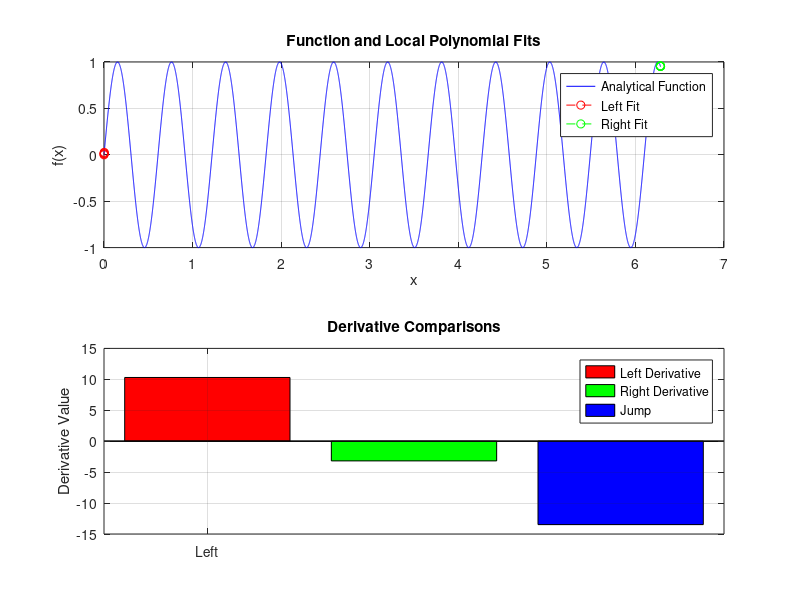

MATLAB code for this plot:
function compute_derivative_jump_with_plots()
    %{
    Compute the derivative jump at the domain endpoints using polynomial
    approximation, compare with analytical values, and plot the fitted
    polynomials alongside the analytical function.
    %}
    clc; clear all;
    % Define the function and its derivative
    f = @(x) sin(10.3 * x);             % Highly oscillatory function
    df = @(x) 10.3 * cos(10.3 * x);       % Analytical derivative of f(x)
    
    % Polynomial degree for approximation
    degree = 3;

    N = 10000;
    Nb = degree + 2;
    % Generate data
    x = linspace(0, 2*pi, N);       % Domain
    y = f(x);                         % Function values
        
    % Compute the derivative jump
    jump = compute_derivative_jump(x, y, degree);
    
    % Analytical derivative values at the boundaries
    analytical_left = df(x(1));       % Derivative at the left boundary
    analytical_right = df(x(end));   % Derivative at the right boundary
    analytical_jump = analytical_right - analytical_left;
    
    % Display results
    disp('Computed Results:');
    fprintf('Left Derivative: %.6f\n', jump.left_derivative);
    fprintf('Right Derivative: %.6f\n', jump.right_derivative);
    fprintf('Jump: %.6f\n', jump.value);
    
    disp('Analytical Results:');
    fprintf('Left Derivative: %.6f\n', analytical_left);
    fprintf('Right Derivative: %.6f\n', analytical_right);
    fprintf('Jump: %.6f\n', analytical_jump);

    fprintf('Error in jump: %.6f\n',jump.value-analytical_jump);
    
    % Plot the function and local polynomial fits
    figure(1); clf;
    
    % Plot analytical function
    subplot(2, 1, 1);
    plot(x, y, 'b-', 'DisplayName', 'Analytical Function');
    hold on;
    
    % Fit and plot local polynomial at left endpoint
    num_points = Nb; %degree + 2;
    x_left = x(1:num_points);
    y_left = y(1:num_points);
    p_left = polyfit(x_left, y_left, degree);
    x_fit_left = linspace(x(1), x(num_points), Nb);
    y_fit_left = polyval(p_left, x_fit_left);
    plot(x_fit_left, y_fit_left, 'r--o', 'DisplayName', 'Left Fit');
    
    % Fit and plot local polynomial at right endpoint
    x_right = x(end-num_points+1:end);
    y_right = y(end-num_points+1:end);
    p_right = polyfit(x_right, y_right, degree);
    x_fit_right = linspace(x(end-num_points+1), x(end), Nb);
    y_fit_right = polyval(p_right, x_fit_right);
    plot(x_fit_right, y_fit_right, 'g--o', 'DisplayName', 'Right Fit');
    
    % Formatting
    legend('Location', 'Best');
    title('Function and Local Polynomial Fits');
    xlabel('x');
    ylabel('f(x)');
    grid on;
    
    % Plot derivatives
    subplot(2, 1, 2);
    bar(1, jump.left_derivative, 0.4, 'FaceColor', 'r', 'DisplayName', 'Left Derivative');
    hold on;
    bar(2, jump.right_derivative, 0.4, 'FaceColor', 'g', 'DisplayName', 'Right Derivative');
    bar(3, jump.value, 0.4, 'FaceColor', 'b', 'DisplayName', 'Jump');
    set(gca, 'XTickLabel', {'Left', 'Right', 'Jump'});
    
    % Formatting
    title('Derivative Comparisons');
    ylabel('Derivative Value');
    grid on;
    legend('Location', 'Best');
end

function jump = compute_derivative_jump(x, y, degree)
    %{
    Compute derivative jump at the domain endpoints using polynomial approximation.
    The jump is defined as (derivative at the right endpoint - derivative at the left endpoint).
    
    Arguments:
        x: Vector of x-values (independent variable).
        y: Vector of y-values (dependent variable).
        degree: Degree of the polynomial used for approximation.
    
    Returns:
        jump: A struct containing:
              - left_derivative: The derivative at the left endpoint.
              - right_derivative: The derivative at the right endpoint.
              - value: The jump (right_derivative - left_derivative).
    %}
    
    % Ensure x and y are column vectors
    x = x(:);
    y = y(:);
    
    % Number of points for local fitting
    num_points = degree + 2; % Use degree + 2 points for better accuracy
    
    % Validate input
    if length(x) < num_points
        error('Not enough data points for the specified polynomial degree.');
    end
    
    % Left endpoint
    x_left = x(1:num_points);
    y_left = y(1:num_points);
    p_left = polyfit(x_left, y_left, degree); % Fit polynomial at left
    left_derivative = polyval(polyder(p_left), x(1)); % Compute derivative at x(1)
    
    % Right endpoint
    x_right = x(end-num_points+1:end);
    y_right = y(end-num_points+1:end);
    p_right = polyfit(x_right, y_right, degree); % Fit polynomial at right
    right_derivative = polyval(polyder(p_right), x(end)); % Compute derivative at x(end)
    
    % Compute jump
    jump.left_derivative = left_derivative;
    jump.right_derivative = right_derivative;
    jump.value = right_derivative - left_derivative;
end
